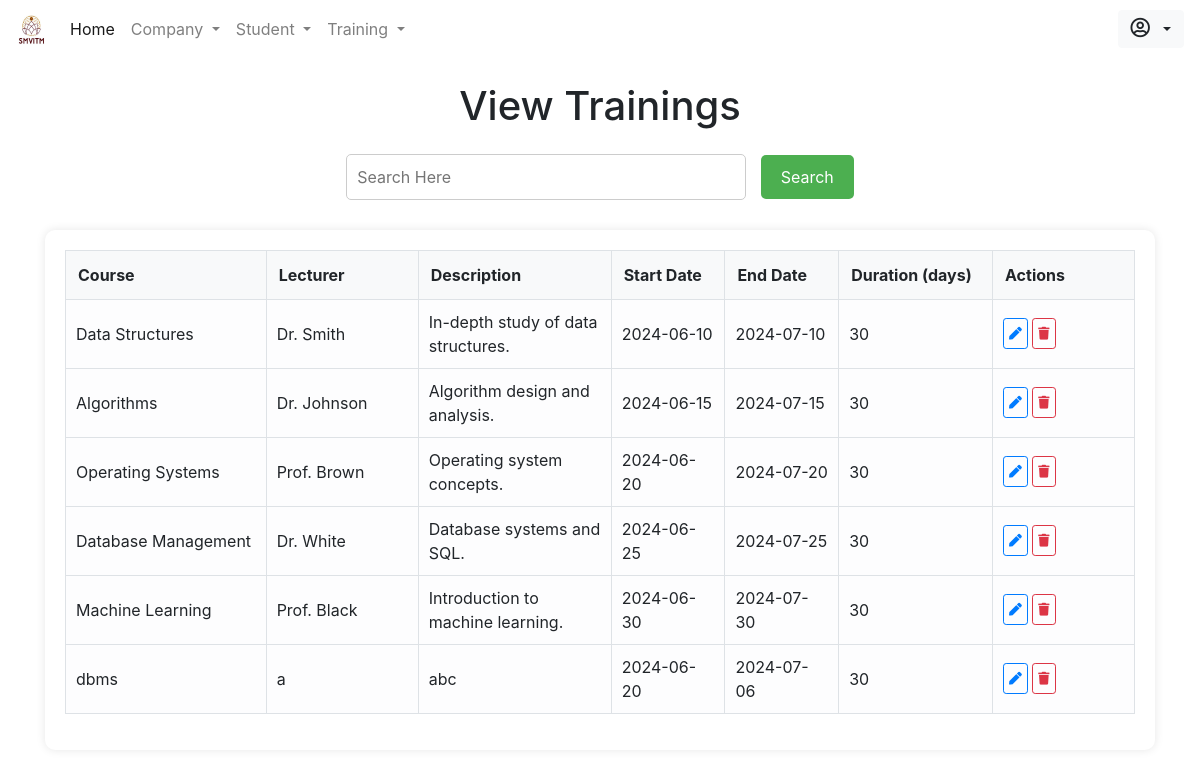
Page /admin/viewtraining.php on the committed database.
### tables this page shows
CREATE TABLE `training` (
  `course` varchar(255) NOT NULL,
  `lecturer` varchar(255) NOT NULL,
  `description` text NOT NULL,
  `start_date` date NOT NULL,
  `end_date` date NOT NULL,
  `duration` int(11) NOT NULL
);

### admin/viewtraining.php (the view, shortened to what this page needs)
<!DOCTYPE html>
<html lang="en">
<head>
    <?php include_once 'includes/head.php' ?>
</head>
<body>
    <?php include_once 'includes/nav.php' ?>
    <div class="container" style="z-index: 2;">
        <h1 class="form-row justify-content-center mt-4">View Trainings</h1>
        <div class="search-container mt-4">
            <form method="GET">
                <input type="text" name="search" placeholder="Search Here">
                <button type="submit">Search</button>
            </form>
        </div>
        <div class="table-container">
            <div class="table-responsive">
                <table class="table table-hover table-borderless table-light">
                    <thead>
                        <tr>
                            <th scope="col">Course</th>
                            <th scope="col">Lecturer</th>
                            <th scope="col">Description</th>
                            <th scope="col">Start Date</th>
                            <th scope="col">End Date</th>
                            <th scope="col">Duration (days)</th>
                            <th scope="col">Actions</th>
                        </tr>
                    </thead>
                    <tbody>
                        <?php
                        include_once 'includes/db.inc.php';
                        if (isset($_GET['search'])) {
                            $search = mysqli_real_escape_string($conn, $_GET['search']);
                            $sql = "SELECT * FROM training WHERE course LIKE '%$search%' OR lecturer LIKE '%$search%' OR description LIKE '%$search%';";
                        } else {
                            $sql = "SELECT * FROM training;";
                        }
                        $res = mysqli_query($conn, $sql);
                        $rescheck = mysqli_num_rows($res);
                        if ($rescheck > 0) {
                            while ($row = mysqli_fetch_assoc($res)) {
                                echo '<tr>';
                                echo '<td>' . $row['course'] . '</td>';
                                echo '<td>' . $row['lecturer'] . '</td>';
                                echo '<td>' . $row['description'] . '</td>';
                                echo '<td>' . $row['start_date'] . '</td>';
                                echo '<td>' . $row['end_date'] . '</td>';
                                echo '<td>' . $row['duration'] . '</td>';
                                ?>
                                <td>
                                    <a href="edittraining.php?edit=<?php echo $row['course']; ?>" class="btn btn-sm btn-outline-primary" name="edit"><i class="fas fa-pen"></i></a>
                                    <a href="php/crud.php?delete=<?php echo $row['course']; ?>" class="btn btn-sm btn-outline-danger" name="delete"><i class="fas fa-trash"></i></a>
                                </td>
                                <?php
                                echo '</tr>';
                            }
                        } else {
                            echo '<tr><td colspan="7" class="no-trainings">No trainings found.</td></tr>';
                        }
                        ?>
                    </tbody>
                </table>
            </div>
        </div>
    </div>
</body>
</html>

### admin/viewtraining.php (style rules this page uses)
.search-container { display: flex; justify-content: center; margin-bottom: 20px; }
.search-container input[type=text] { padding: 10px; width: 400px; border-radius: 5px; border: 1px solid #ccc; font-size: 16px; outline: none; }
.search-container button { padding: 10px 20px; border-radius: 5px; background-color: #4CAF50; color: white; border: none; cursor: pointer; font-size: 16px; margin-left: 10px; }
.table-container { margin-top: 30px; background-color: #fff; padding: 20px; border-radius: 10px; box-shadow: 0 0 10px rgba(0, 0, 0, 0.1); }
.table thead th { background-color: #f8f9fa; font-weight: bold; width: 50px; border-bottom: 1px solid #dee2e6; border-top: 1px solid #dee2e6; border-right: 1px solid #dee2e6; }
.table thead th:first-child { border-left: 1px solid #dee2e6; }
.table thead th:last-child { border-right:1px solid #dee2e6 ; }
.table td, .table th { vertical-align: middle; border-right: 1px solid #dee2e6; }
.table td:last-child, .table th:last-child { border-right: 1px solid #dee2e6; }
.table td:first-child, .table th:first-child { border-left: 1px solid #dee2e6; }
.table td { padding: 10px 10px ; border-bottom: 1px solid #dee2e6; }
.btn-sm { padding: 5px 5px; margin: 0 0px; font-size: 0.8rem; }
.fas { font-size: 1em; }

### rows in the picture
training: course "Data Structures", lecturer "Dr. Smith", description "In-depth study of data structures.", start_date "2024-06-10", end_date "2024-07-10", duration "30"
training: course "Algorithms", lecturer "Dr. Johnson", description "Algorithm design and analysis.", start_date "2024-06-15", end_date "2024-07-15", duration "30"
training: course "Operating Systems", lecturer "Prof. Brown", description "Operating system concepts.", start_date "2024-06-20", end_date "2024-07-20", duration "30"
training: course "Database Management", lecturer "Dr. White", description "Database systems and SQL.", start_date "2024-06-25", end_date "2024-07-25", duration "30"
training: course "Machine Learning", lecturer "Prof. Black", description "Introduction to machine learning.", start_date "2024-06-30", end_date "2024-07-30", duration "30"
training: course "dbms", lecturer "a", description "abc", start_date "2024-06-20", end_date "2024-07-06", duration "30"
